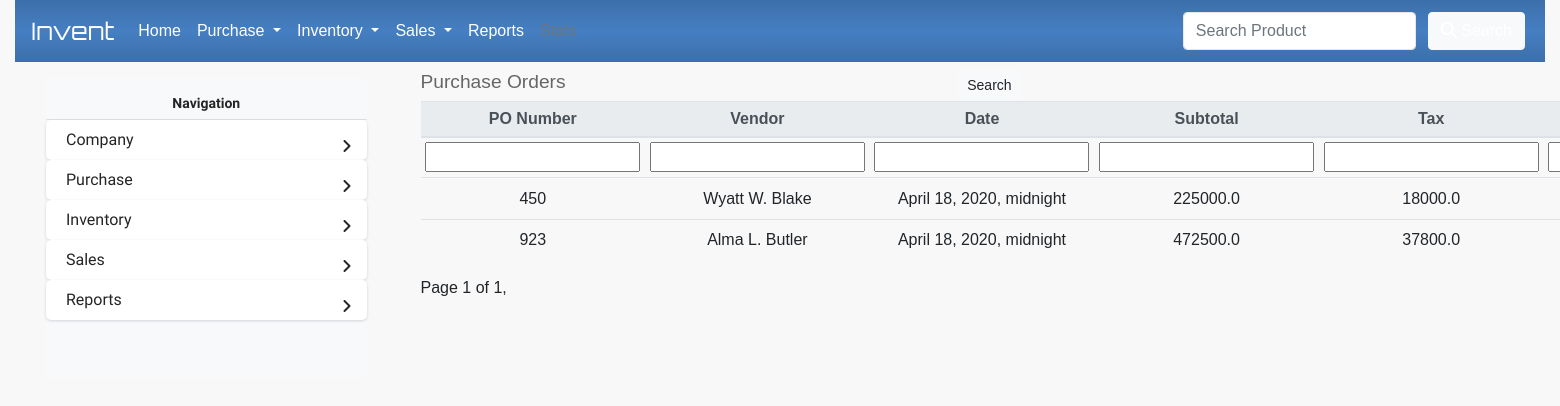
The app's page /purchase_orders/ with its own data.
### InvManage/models/objects.py (models this page shows)
class PurchaseOrder(models.Model):
    vendor = models.ForeignKey(Vendor,on_delete=models.CASCADE)
    date = models.DateTimeField(default=timezone.now,null=True, blank=True)
    po = models.IntegerField()
    discount = models.FloatField(default=0,null=True)
    tax = models.FloatField(default=0,null=True)
    paid = models.FloatField(default=0,null=True)
    balance = models.FloatField(default=0,null=True)
    subtotal = models.FloatField(default=0,null=True)
    taxtotal = models.FloatField(default=0,null=True)
    ordertotal = models.FloatField(default=0,null=True)

class Vendor(models.Model):
    name = models.CharField(max_length=100)
    identifier = models.CharField(null=True, blank=True,max_length=100)
    phone = models.CharField(max_length=100, null=True, blank=True)
    address = models.TextField(null=True, blank=True)
    email = models.CharField(null=True, blank=True,max_length=100)
    location = models.CharField(null=True, blank=True,max_length=100)
    def __str__(self):
        return self.name

### InvManage/views.py (the view)
# urls.py: path('purchase_orders/',display_purchase_orders_view, name='purchase_orders'),
def display_purchase_orders_view(request):
	if request.method == 'GET':
		pos = PurchaseOrder.objects.all()
		myFilter = PurchaseOrderFilter(request.GET, queryset=pos)
		pos = myFilter.qs
		number_of_vendors = len(pos)
		paginator = Paginator(pos,15)
		page_number = request.GET.get('page')
		page_obj = paginator.get_page(page_number)
		return render(request, 'purchase_order/purchase_orders.html',{'page_obj':page_obj,'myFilter':myFilter, 'n_prod': number_of_vendors})

### InvManage/templates/purchase_order/purchase_orders.html (shortened to what this page needs)
{% extends 'base.html' %}
{% load template_helpers %}
{% load static %}
{% block title %}
  <div class="m-2">
    <div class="d-flex align-items-center row">
        <div class="col-sm-4">
          <h2 class="mr-auto label-head">Purchase Orders</h2>
        </div>
        <div class="col-sm-8">
          <form class="form-inline" id="poFilterForm" action="" method="GET">
              <div class="col-sm-9">
                  <button class="btn btn-sm btn-light" type="submit">Search</button>
          </form>
        </div>
    </div>
  </div>
{% endblock title %}
{% block contents %}
    <table class="table table-sm">
        <thead class="thead-light">
        <tr>
            <th scope="col">PO Number</th>
            <th scope="col">Vendor</th>
            <th scope="col">Date</th>
            <th scope="col">Subtotal</th>
            <th scope="col">Tax</th>
            <th scope="col">Total</th>
        </tr>
        </thead>
        <tbody>
          <tr>
            {% for field in myFilter.form %}
              <td>{{field}}</td>
            {% endfor %}
        </tr>
            {% for po in page_obj %}
            <tr>
                <td class="po_name">{{ po.po }}</td>
                <td>{{ po.vendor }}</td>
                <td>{{ po.date }}</td>
                <td>{{ po.subtotal }}</td>
                <td>{{ po.taxtotal }}</td>
                <td>{{ po.ordertotal }}</td>
            </tr>
            {% endfor %}
        </tbody>
    </table>
    <div class="d-flex">
      <div class="pagination mr-auto">
        <span class="step-links">
          <span class="current">
            Page {{ page_obj.number }} of {{ page_obj.paginator.num_pages }},
          </span>
        </span>
      </div>
    </div>
{% endblock %}

### InventoryManagement/assets/css/sidebar.css (style rules this page uses)
body { font-size: 0.9rem; }

### InvManage/templates/base.html (style rules this page uses)
body { font-family: Verdana, Geneva, Tahoma, sans-serif; font-size: 1em; background-color: #f8f8f8; }
.label-head { color: #666666; font-family: Verdana, Geneva, Tahoma, sans-serif; font-size: 1.2em; }
.table td, .table th, .table input { text-align: center; vertical-align: middle; font-family: Verdana, Geneva, Tahoma, sans-serif; }

### records on screen
PurchaseOrder: po "450", vendor "Wyatt W. Blake", date "April 18, 2020, midnight", subtotal "225000.0", taxtotal "18000.0"
PurchaseOrder: po "923", vendor "Alma L. Butler", date "April 18, 2020, midnight", subtotal "472500.0", taxtotal "37800.0"

### other values on screen
{{ page_obj.number }} "1"
{{ page_obj.paginator.num_pages }} "1"
